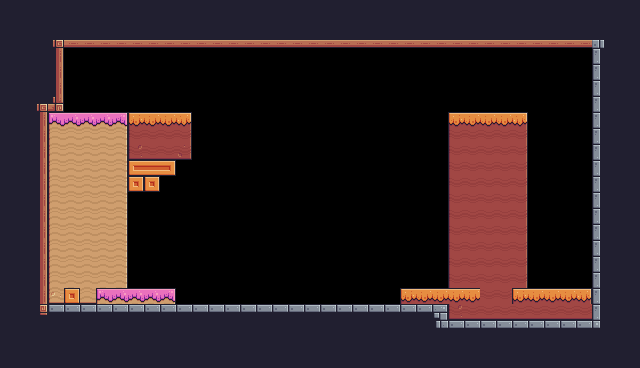

The image is a tile-based game level rendered from a .tmx file. Its description and source (layers, tilesets, objects; grid data summarised) follow:
An orthogonal 40x23 tile map with 16x16 px tiles, 1 tile layer (Background) and 72 objects (30x Chain, 17x Fruit, 6x Lift, Restart, Player, ...).

<map version="1.10" tiledversion="1.11.2" orientation="orthogonal" renderorder="right-down" width="40" height="23" tilewidth="16" tileheight="16" infinite="0" nextlayerid="4" nextobjectid="174">
 <tileset firstgid="1" source="Pixel_adventure.tsx" />
 <layer id="1" name="Background" width="40" height="23">
  <data>[920 cells, 527 non-empty, 33 distinct tile ids]</data>
 </layer>
 <objectgroup id="2" name="Collisions">
  <object id="1" x="48" y="32" width="560" height="16" />
  <object id="2" x="592" y="48" width="16" height="288" />
  <object id="3" x="48" y="304" width="400" height="16" />
  <object id="4" x="432" y="320" width="160" height="16" />
  <object id="5" x="32" y="112" width="16" height="208" />
  <object id="6" x="32" y="96" width="32" height="16" />
  <object id="7" x="48" y="48" width="16" height="48" />
  <object id="8" x="48" y="112" width="80" height="176" />
  <object id="9" x="128" y="288" width="48" height="16" />
  <object id="10" x="128" y="112" width="64" height="48" />
  <object id="11" x="128" y="160" width="48" height="16" />
  <object id="12" x="128" y="176" width="16" height="16" />
  <object id="13" x="144" y="176" width="16" height="16" />
  <object id="17" x="448" y="112" width="80" height="176" />
  <object id="18" x="400" y="288" width="48" height="16" />
  <object id="19" x="512" y="288" width="80" height="32" />
  <object id="129" type="Lift" x="548" y="248" width="32" height="8">
   <properties>
    <property name="isLift" type="bool" value="true" />
    <property name="isVertical" type="bool" value="true" />
    <property name="offNeg" type="float" value="9" />
    <property name="offPos" type="float" value="0" />
   </properties>
  </object>
  <object id="131" type="Lift" x="400" y="112" width="32" height="8">
   <properties>
    <property name="isLift" type="bool" value="true" />
    <property name="isVertical" type="bool" value="false" />
    <property name="offNeg" type="float" value="12" />
    <property name="offPos" type="float" value="0" />
   </properties>
  </object>
  <object id="145" type="Lift" x="404" y="264" width="32" height="8">
   <properties>
    <property name="isLift" type="bool" value="true" />
    <property name="isVertical" type="bool" value="true" />
    <property name="offNeg" type="float" value="7" />
    <property name="offPos" type="float" value="0" />
   </properties>
  </object>
 </objectgroup>
 <objectgroup id="3" name="Spawnpoints">
  <object id="22" type="Restart" x="576" y="16" width="32" height="32" />
  <object id="23" name="Player" type="Player" x="544" y="256" width="32" height="32">
   <properties>
    <property name="offNeg" type="float" value="16" />
    <property name="offPos" type="float" value="0" />
   </properties>
  </object>
  <object id="96" type="Chain" x="224" y="112" width="16" height="8">
   <properties>
    <property name="isVertical" type="bool" value="false" />
   </properties>
  </object>
  <object id="97" type="Chain" x="240" y="112" width="16" height="8">
   <properties>
    <property name="isVertical" type="bool" value="false" />
   </properties>
  </object>
  <object id="98" type="Chain" x="256" y="112" width="16" height="8">
   <properties>
    <property name="isVertical" type="bool" value="false" />
   </properties>
  </object>
  <object id="99" type="Chain" x="272" y="112" width="16" height="8">
   <properties>
    <property name="isVertical" type="bool" value="false" />
   </properties>
  </object>
  <object id="100" type="Chain" x="288" y="112" width="16" height="8">
   <properties>
    <property name="isVertical" type="bool" value="false" />
   </properties>
  </object>
  <object id="101" type="Chain" x="304" y="112" width="16" height="8">
   <properties>
    <property name="isVertical" type="bool" value="false" />
   </properties>
  </object>
  <object id="102" type="Chain" x="320" y="112" width="16" height="8">
   <properties>
    <property name="isVertical" type="bool" value="false" />
   </properties>
  </object>
  <object id="103" type="Chain" x="336" y="112" width="16" height="8">
   <properties>
    <property name="isVertical" type="bool" value="false" />
   </properties>
  </object>
  <object id="104" type="Chain" x="352" y="112" width="16" height="8">
   <properties>
    <property name="isVertical" type="bool" value="false" />
   </properties>
  </object>
  <object id="105" type="Chain" x="368" y="112" width="16" height="8">
   <properties>
    <property name="isVertical" type="bool" value="false" />
   </properties>
  </object>
  <object id="114" type="Chain" x="560" y="128" width="8" height="16">
   <properties>
    <property name="isVertical" type="bool" value="true" />
   </properties>
  </object>
  <object id="115" type="Chain" x="560" y="144" width="8" height="16">
   <properties>
    <property name="isVertical" type="bool" value="true" />
   </properties>
  </object>
  <object id="116" type="Chain" x="560" y="160" width="8" height="16">
   <properties>
    <property name="isVertical" type="bool" value="true" />
   </properties>
  </object>
  <object id="117" type="Chain" x="560" y="176" width="8" height="16">
   <properties>
    <property name="isVertical" type="bool" value="true" />
   </properties>
  </object>
  <object id="118" type="Chain" x="560" y="192" width="8" height="16">
   <properties>
    <property name="isVertical" type="bool" value="true" />
   </properties>
  </object>
  <object id="119" type="Chain" x="560" y="208" width="8" height="16">
   <properties>
    <property name="isVertical" type="bool" value="true" />
   </properties>
  </object>
  </objectgroup>
</map>
<!-- 35 of 72 objects omitted -->
